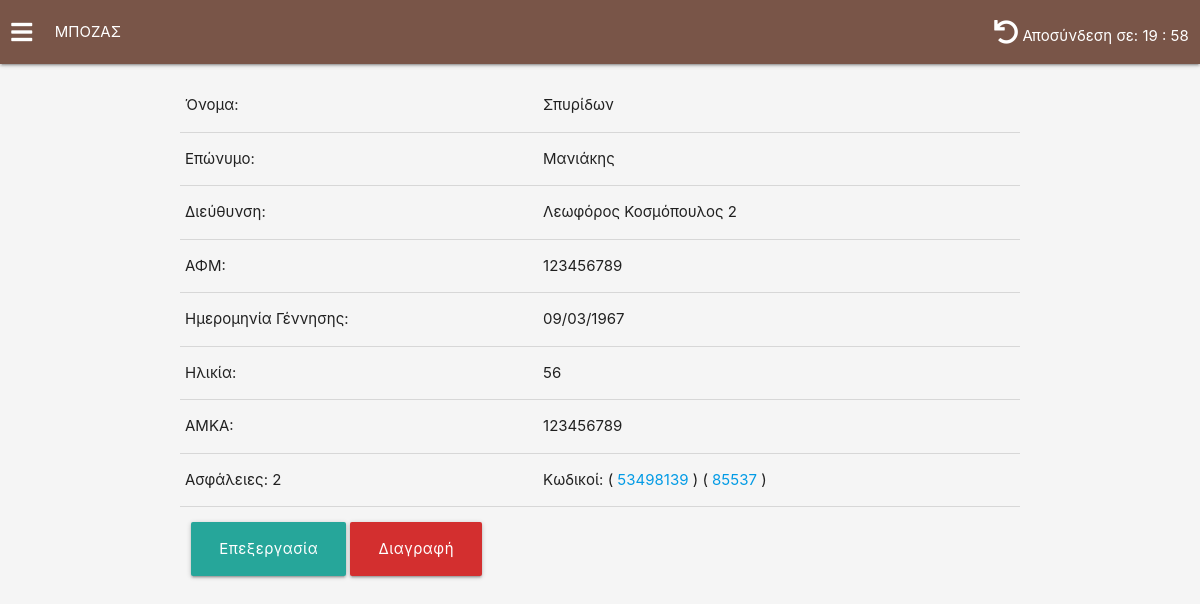
Page /customer/1 (signed in) on the committed database.
### myApp/models.py (models this page shows, shortened)
class Insurer(AbstractUser):
    employee_externalPartner_choices = (
        ('Υπάλληλος', 'Υπάλληλος'),
        ('Εξωτερικός', 'Εξωτερικός')
    )
    first_name               = models.CharField(max_length=64, default="")
    last_name                = models.CharField(max_length=64, default="")
    address                  = models.CharField(max_length=254, default="")
    age                      = models.IntegerField(default=1)
    AFM                      = models.IntegerField(null=True, default=None, unique=True)
    employee_externalPartner = models.CharField(max_length=64, choices=employee_externalPartner_choices, default="")
    class Meta:
        verbose_name_plural = "Insurers"

class Customer(models.Model):
    first_name  = models.CharField(max_length=64, default="")
    last_name   = models.CharField(max_length=64, default="")
    AFM         = models.IntegerField(default=0, unique=True)
    AMKA        = models.IntegerField(default=0, unique=True)
    address     = models.CharField(max_length=128, default="")
    dateOfBirth = models.DateField(null=True)
    age         = models.IntegerField(null=True, default=0)
    insurer     = models.ForeignKey(Insurer, on_delete=models.CASCADE)

class Insurance(models.Model):
    duration_choices = (
        ("Ετήσια", "Ετήσια"),
        ("Εξάμηνη", "Εξάμηνη"),
        ("Τρίμηνη", "Τρίμηνη")
    )
    payment_method_choices = (
        ("Ετήσια", "Ετήσια"),
        ("Εξάμηνη", "Εξάμηνη"),
        ("Τρίμηνη", "Τρίμηνη")
    )
    insurance_company_choices = (
        ("Εθνική", "Εθνική"),
        ("NN", "NN"),
        ("Groupama", "Groupama")
    )
    kind_of_contract_choices = (
        ("Ζωής", "Ζωής"),
        ("Οχήματος", "Οχήματος"),
        ("Πυρός", "Πυρός"),
        ("Αστικής Ευθύνης", "Αστικής Ευθύνης")
    )
    kind_of_contract   = models.CharField(max_length=128, choices=kind_of_contract_choices, default="")
    active             = models.BooleanField(default=True)
    insurance_company  = models.CharField(max_length=64, choices=insurance_company_choices, default="")
    renew_date         = models.DateField(null=True)
    dateOfPublish      = models.DateField(null=True)
    duration           = models.CharField(max_length=64, choices=duration_choices)
    payment_method     = models.CharField(max_length=64, choices=payment_method_choices)
    insurance_premiums = models.FloatField(null=True, default=0)
    insurance_code     = models.IntegerField(null=True, default=0, unique=True)
    customer           = models.ForeignKey(Customer, on_delete=models.CASCADE)
    insurer            = models.ForeignKey(Insurer, on_delete=models.CASCADE)

### myApp/views.py (the view)
# urls.py: path('customer/<int:customer_id>', views.customer_details, name='customer_details'),
def customer_details(request, customer_id):
    if not request.user.is_authenticated:
        return render(request, "html/index.html", {"message": 'Invalid credentials.'})
    is_admin = True if request.user.is_staff else False
    try:
        customer = {
            'customer': Customer.objects.get(id=customer_id),
            'insurance_count': "0",
            'insurances': Insurance.objects.filter(customer=Customer.objects.get(id=customer_id)),
            'is_admin': is_admin
        }
    except ObjectDoesNotExist:
        message = {
            'message': "Customer does not exist"
        }
        return render(request, "html/customer_details.html", message)
    if Customer.objects.get(id=customer_id).insurance_set.count() > 0:
        customer = {
            'customer': Customer.objects.get(id=customer_id),
            'insurance_count': Customer.objects.get(id=customer_id).insurance_set.count(),
            'insurances': Insurance.objects.filter(customer=Customer.objects.get(id=customer_id)),
            'is_admin': is_admin
        }
    return render(request, "html/customer_details.html", customer)

### myApp/templates/html/customer_details.html (shortened to what this page needs)
{% extends "html/layout.html" %}
{% load static %}
{% block head %}
    <link rel="stylesheet" href="{% static 'myCss/dashboard.css' %}">
    <link rel="stylesheet" href="{% static 'myCss/customer_details.css' %}">
{% endblock %}
{% block body %}
    {% include "html/navbar.html" %}
    <div class="container">
        <div class="row">
            {% if customer %}
                <table>
                    <tbody>
                        <tr>
                            <td>Όνομα:</td>
                            <td>{{ customer.first_name }}</td>
                        </tr>
                        <tr>
                            <td>Επώνυμο:</td>
                            <td>{{ customer.last_name }}</td>
                        </tr>
                        <tr>
                            <td>Διεύθυνση:</td>
                            <td>{{ customer.address}}</td>
                        </tr>
                        <tr>
                            <td>ΑΦΜ:</td>
                            <td>{{ customer.AFM}}</td>
                        </tr>
                        <tr>
                            <td>Ημερομηνία Γέννησης:</td>
                            <td>{{ customer.dateOfBirth}}</td>
                        </tr>
                        <tr>
                            <td>Ηλικία:</td>
                            <td>{{ customer.age }}</td>
                        </tr>
                        <tr>
                            <td>ΑΜΚΑ:</td>
                            <td>{{ customer.AMKA }}</td>
                        </tr>
                        <tr>
                            {% if insurance_count %}
                                <td>Ασφάλειες: {{ insurance_count }}</td>
                                <td>Κωδικοί:
                                    {% if insurances %}
                                        {% for insurance in insurances %}
                                            (<a href="{% url 'insurance_details' insurance.insurance_code %}">
                                                {{ insurance.insurance_code }}
                                            </a>)
                                        {% endfor %}
                                    {% endif %}
                                </td>
                            {% endif %}
                        </tr>
                    </tbody>
                </table>
                {% if not is_admin %}
                    <div class="col s12">
                        <a href="{% url 'update_customer' customer.id %}" class="btn btn-large">Επεξεργασία</a>
                        <button type="button" data-target="modalCustomers" class="btn btn-large red darken-2 modal-trigger waves-effect waves-light">
                            Διαγραφή
                        </button>
                    </div>
                {% endif %}
        {% endif %}
        </div>
    </div>
{% endblock %}

### myApp/templates/html/navbar.html (shortened to what this page needs)
<div class="navbar-fixed">
    <nav>
        <div class="nav-wrapper brown darker-4 row">
            <div class="col"><i class="fas fa-bars sidenav-trigger" data-target="mobile-demo"></i></div>
            <div class="col hide-on-small-and-down">{{ user.last_name|capfirst }}</div>
            <div class="col right">
                <i class="fas fa-undo renew_button"></i>
                Αποσύνδεση σε: <span id="countdown">20 : 00</span>
            </div>
        </div>
    </nav>
</div>

### myApp/static/myCss/all_css.css (style rules this page uses)
html, body { height: 100%; background-color: whitesmoke; }
.btn { text-transform: none; }
.sidenav-trigger { cursor: pointer; float: none !important; margin: 0 !important; }
.renew_button { cursor: pointer; }

### myApp/static/myCss/dashboard.css (style rules this page uses)
html, body { height: 100%; background-color: whitesmoke; }
.btn { margin-top: 1em; }

### myApp/static/myCss/customer_details.css (style rules this page uses)
.container { text-align: left; margin-top: 1em; }

### rows in the picture
Insurer: last_name "ΜΠΟΖΑΣ"
Customer: first_name "Σπυρίδων", last_name "Μανιάκης", address "Λεωφόρος Κοσμόπουλος 2", AFM "123456789", dateOfBirth "09/03/1967", age "56", AMKA "123456789"
Insurance: insurance_code "53498139"
Insurance: insurance_code "85537"

### other values in the picture
{{ insurance_count }} "2"
